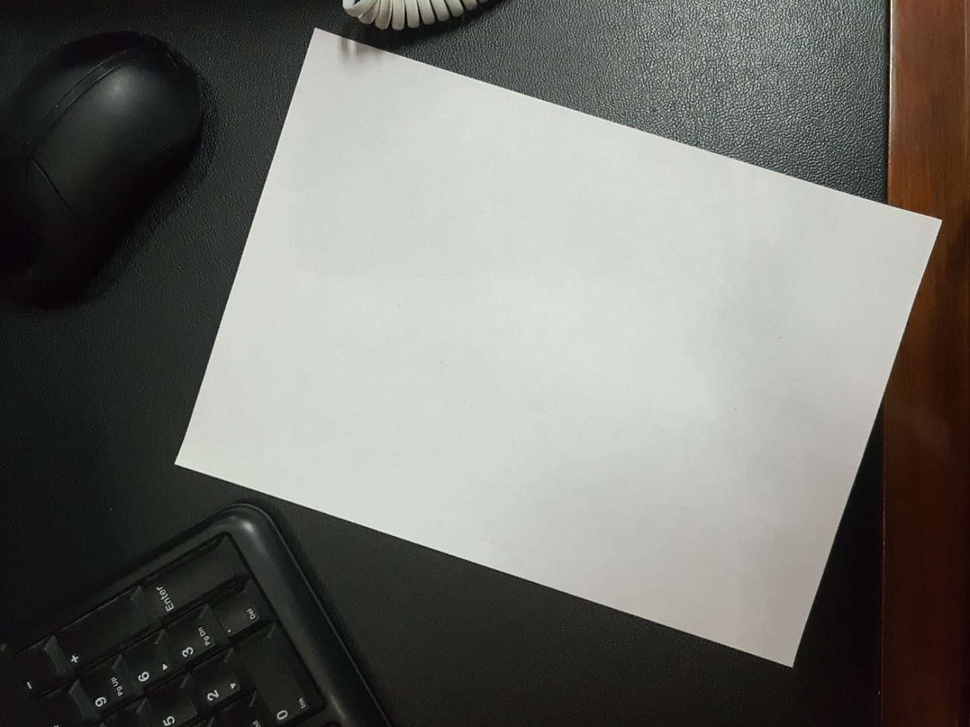
#> input picture PIC/timg_1.jpg, 970 x 727 px, shrunk from 1440 x 1080 before the run, found by its file name
$ python get_rect.py   (older library calls are emulated)
#> lines starting #> are read from the running program, lines starting #| are printed output that depends on the picture; after the words box and inside, x2 and y2 are one past the last pixel; in counts of white or black regions, pixels touching at a corner belong together
### shapedetector.py
import cv2
import numpy as np
import imutils
import math


class ShapeDetector:
    def __init__(self):
        pass

    # [18 lines left out: function otsu, not called in this run]

    def detect(self, img, morphology=4, rectarea=0.3):
        '''检测矩形，按照第三个参数，面积百分比检测，返回3个值，第一个是True/False，第二个值是近似矩形框的mat，第三个值是最小矩形框的mat or None。'''
        h, w = img.shape[:2]  # 图像的高和宽
        blur = cv2.GaussianBlur(img, (7, 7), 0)  # 高斯虚化
        ''' 洪水填充，横向取10个种子点，纵向取10个种子点，进行20次填充 '''
        mask = self._floodmask(blur)  # mask = np.zeros([h + 2, w + 2], np.uint8)  # mask层必须必图片+2)
        for i in range(10):
            cv2.floodFill(blur, mask, (int(w/10) * i + 1, 1), (0, 0, 0), (5, 5, 5), (5, 5, 5), 8)  # 横向间隔
            cv2.floodFill(blur, mask, (int(w / 10) * i + 1, h - 1), (0, 0, 0), (5, 5, 5), (5, 5, 5), 8)  # 横向间隔
            cv2.floodFill(blur, mask, (1, int(h/10) * i + 1), (0, 0, 0), (5, 5, 5), (5, 5, 5), 8)  # 纵向间隔
            cv2.floodFill(blur, mask, (w - 1, int(h / 10) * i + 1), (0, 0, 0), (5, 5, 5), (5, 5, 5), 8)  # 纵向间隔
        gray = cv2.cvtColor(blur, cv2.COLOR_BGR2GRAY)
        kernel = np.ones((3, 3), np.uint8)  # 运算核
        # cross = cv2.getStructuringElement(cv2.MORPH_CROSS, (5, 5))  # 另一种核
        dilation = cv2.morphologyEx(gray, cv2.MORPH_OPEN, kernel, iterations=morphology)  # 开运算，先腐蚀，后膨胀
        thresh = cv2.threshold(dilation, 0, 255, cv2.THRESH_BINARY | cv2.THRESH_OTSU)[1]  # 二值化, 自动大津值
        # thresh = cv2.threshold(dilation, 0, 255, cv2.THRESH_BINARY | cv2.THRESH_OTSU)[1]  # 二值化, 自动大津值
        cv2.imshow('i', thresh)

        # cv2.imshow('li', thresh1)
        cv2.waitKey()
        cnts = cv2.findContours(thresh, cv2.RETR_EXTERNAL, cv2.CHAIN_APPROX_SIMPLE)
        cnts = cnts[0] if imutils.is_cv2() else cnts[1]
        '''找出图像内面积最大的矩形：'''
        cnts = sorted(cnts, key=cv2.contourArea, reverse=True)  # 按照面积由大到小排序
        for c in cnts:
            peri = cv2.arcLength(c, True)  # 计算周长
            approx = cv2.approxPolyDP(c, 0.04 * peri, True)  # 用多边形拟合形状，第二个参数取值一般是1-5%的周长
            if len(approx) == 4:
                area = cv2.contourArea(c, oriented=False)  # 计算非向量面积
                if area > h * w * rectarea:
                    rect = cv2.minAreaRect(c)
                    box = np.int0(cv2.boxPoints(rect))  # 最小矩形的四个脚点坐标
                    if (cv2.contourArea(box, oriented=False)/area) >= 0.9:
                        cv2.drawContours(img, [approx[:, 0]], -1, (255, 0, 0), 2)
                        cv2.imshow('uii', img)
                        cv2.waitKey()
                        return True, approx[:, 0], box
        return False, None, None

    def _floodmask(self, img):
        gray = cv2.cvtColor(img, cv2.COLOR_BGR2GRAY)
        X = cv2.Sobel(gray, cv2.CV_16S, 1, 0)  # X方向上的梯度计算
        Y = cv2.Sobel(gray, cv2.CV_16S, 0, 1)  # Y方向上的梯度计算
        absX = cv2.convertScaleAbs(X)  # 转回uint8
        absY = cv2.convertScaleAbs(Y)
        dst = cv2.addWeighted(absX, 0.5, absY, 0.5, 0)
        canny = cv2.Canny(dst, 50, 150, 3)
        ww, hh = canny.shape
        row = np.zeros(hh, dtype=np.uint8)
        canny = np.row_stack((row, canny, row))
        col = np.zeros(ww + 2, dtype=np.uint8)
        canny = np.column_stack((col, canny, col))
        return canny

    # [23 lines left out: function transform, not called in this run]
    def transform1(self, img, paperP, rectP):  # 给定2个矩形的点，进行图形透视变换，将paperP的四点位置变换到rectP上去。图像矫正
        rP_a, rP_b, _, rP_d = rectP  # 标准矩形的角点
        dic_rec = []  # 记录纸张和标准矩形角角相对
        dis_ab = self.linelength(rP_a, rP_b)  # a-b的长度
        dis_ad = self.linelength(rP_a, rP_d)  # a-d的长度
        for i in range(4):  # 矩形，直接写死4个点
            tmp, ii = max(dis_ab, dis_ad), 0
            for index, value in enumerate(paperP):
                length = self.linelength(rectP[i], value)
                if length < tmp:
                    tmp, ii = length, index
            dic_rec.append(paperP[ii])
        paperP = np.float32(dic_rec)
        if rP_d[0] - rP_a[0] >= rP_a[1] - rP_d[1]:  # 夹角为45角的情形
            final_rect = np.array([[0, dis_ab], [0, 0], [dis_ad, 0], [dis_ad, dis_ab]],
                                  dtype=np.float32)  # final_rect = np.float32(final_rect)
            dis_ab, dis_ad = dis_ad, dis_ab  # 交换长宽数据
        else:
            final_rect = np.array([[dis_ab, dis_ad], [0, dis_ad], [0, 0], [dis_ab, 0]],
                                  dtype=np.float32)  # final_rect = np.float32(final_rect)
        # final_rect = np.array([[dis_ab, dis_ad], [0, dis_ad], [0, 0], [dis_ab, 0]], dtype=np.float32)
        M = cv2.getPerspectiveTransform(paperP, final_rect)  # 生成透视变换矩阵
        dst = cv2.warpPerspective(img, M, (dis_ab, dis_ad))  # 透视变换
        return dst

    def linelength(self, p1, p2):
        return int(math.sqrt((p1[0] - p2[0])**2 + (p1[1] - p2[1])**2))

    # [19 lines left out: function watershed, not called in this run]

### get_rect.py
import cv2
import shapedetector
import numpy as np
import imutils


if __name__ == '__main__':
    sd = shapedetector.ShapeDetector()  # 实例化
    img = cv2.imread('./pic/timg_1.jpg')
#> img is the input picture: shape (727, 970, 3); mean B, G, R 107.3, 112.5, 112.5
    ret, approx, box = sd.detect(img)
#> in _floodmask, `Y = cv2.Sobel(gray, cv2.CV_16S, 0, 1)`:
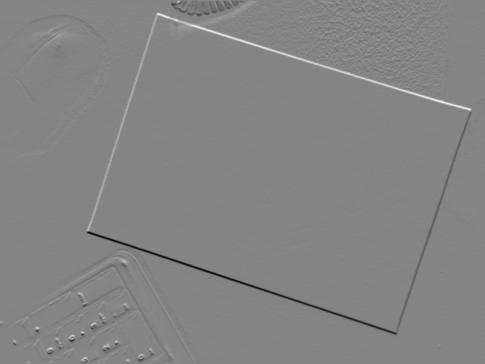
#> Y: shape (727, 970) int16 (shown at 1/2 size); min -337, max 312, mean -0.7; drawn with min black and max white
#> in _floodmask, `absY = cv2.convertScaleAbs(Y)`:
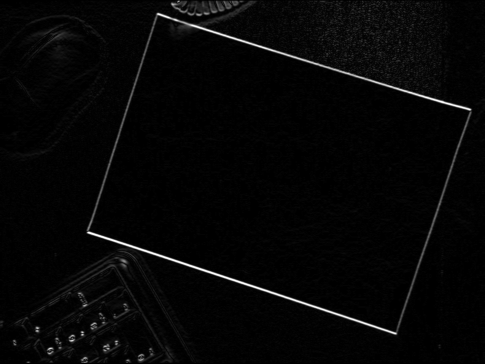
#> absY: shape (727, 970) (shown at 1/2 size); min 0, max 255, mean 6
#> in _floodmask, `canny = cv2.Canny(dst, 50, 150, 3)`:
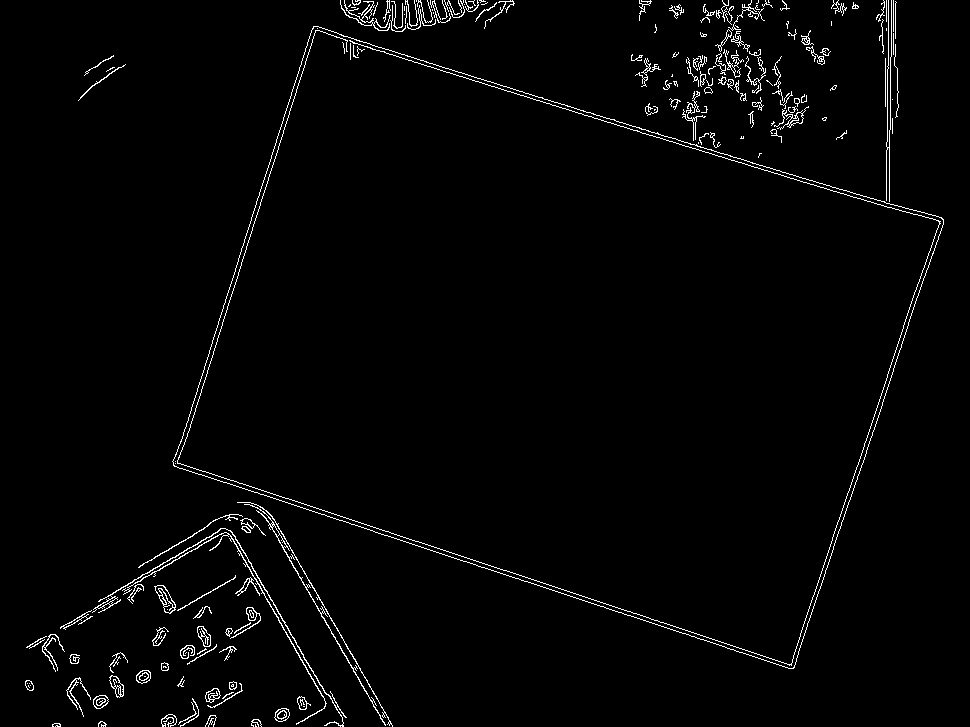
#> canny: shape (727, 970); 2% white in thin lines or dots
#> after the loop in detect, `for i in range(10):`:
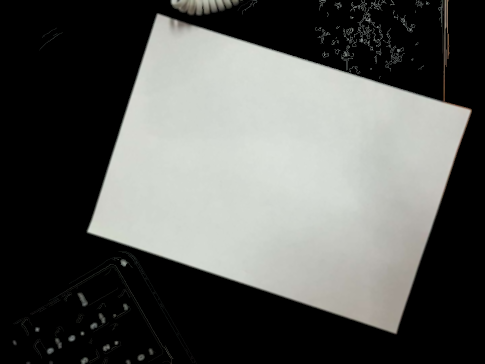
#> blur: shape (727, 970, 3) (shown at 1/2 size); mean B, G, R 87.3, 90.3, 89
#> in detect, `thresh = cv2.threshold(dilation, 0, 255, cv2.THRESH_BINARY | cv2.THRES..`:
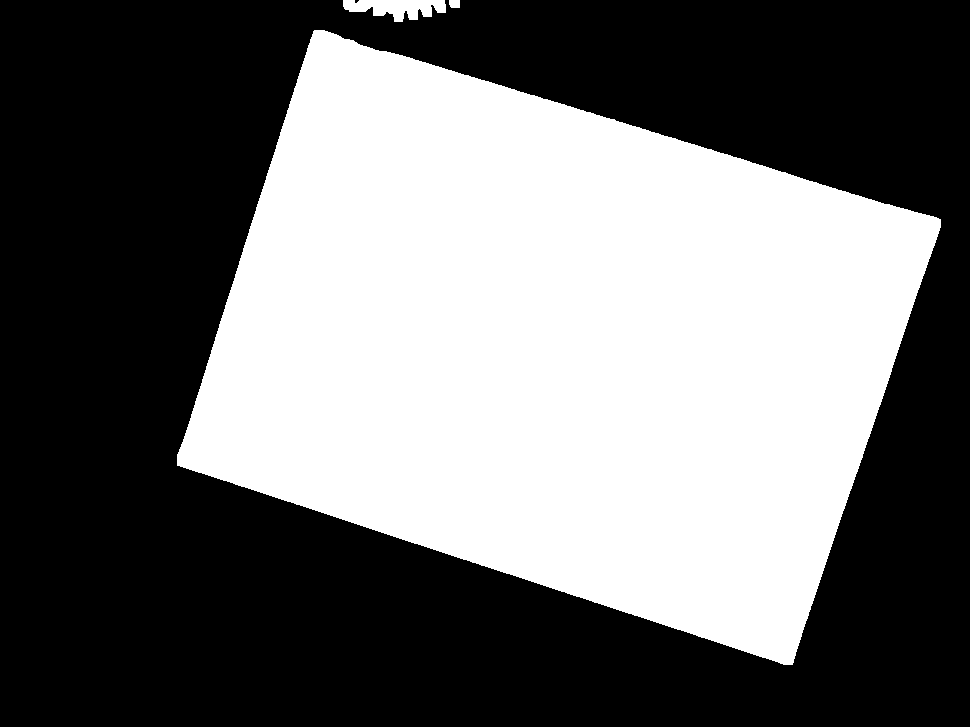
#> thresh: shape (727, 970); 43.2% white; 3 white regions
#> in detect, `cnts = cv2.findContours(thresh, cv2.RETR_EXTERNAL, cv2.CHAIN_APPROX_SI..`: cnts = 3 contours; box (x1, y1, x2, y2) and area: (177, 30, 941, 665) 302272, (343, 0, 446, 22) 1309, (449, 0, 460, 8) 67
#> the loop in detect, `for c in cnts:` made 1 pass
#> (peri, approx, area, rect, box) on pass 1: (2399.8, [[314, 30], [177, 465], [792, 664], [940, 219]], 302271.5, ((556.7, 341.2), (472.4, 657.3), -71.85), [[795, 668], [170, 463], [318, 14], [942, 219]])
#> pass 1, in detect, `cv2.imshow('uii', img)`:
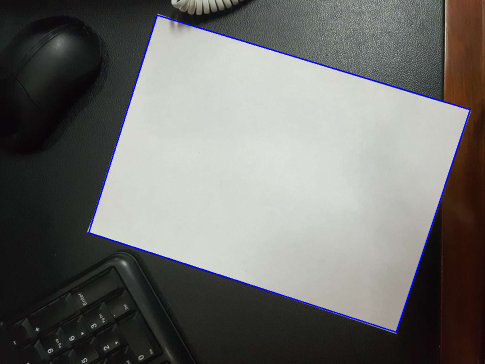
#> window 'uii': shape (727, 970, 3) (shown at 1/2 size); mean B, G, R 108.3, 111.1, 111.2
#> ret = True; approx = [[314, 30], [177, 465], [792, 664], [940, 219]]; box = [[795, 668], [170, 463], [318, 14], [942, 219]]
    if not ret:
        print('没有发现矩形！')
    else:
        dst = sd.transform1(img, approx, box)
#> in transform1, `rP_a, rP_b, _, rP_d = rectP`: rP_a = [795, 668]; rP_b = [170, 463]; rP_d = [942, 219]
#> in transform1, `dis_ab = self.linelength(rP_a, rP_b)`: dis_ab = 657
#> in transform1, `dis_ad = self.linelength(rP_a, rP_d)`: dis_ad = 472
#> after the loop in transform1, `for i in range(4):`: dic_rec = [[792, 664], [177, 465], [314, 30], [940, 219]]
#> in transform1, `final_rect = np.array([[dis_ab, dis_ad], [0, dis_ad], [0, 0], [dis_ab,..`: final_rect = [[657, 472], [0, 472], [0, 0], [657, 0]]
#> in transform1, `M = cv2.getPerspectiveTransform(paperP, final_rect)`: M = [[1, 0.315, -323.6], [-0.3, 0.995, 64.45], [4.91e-05, -1.05e-05, 1]]
#> in transform1, `dst = cv2.warpPerspective(img, M, (dis_ab, dis_ad))`:
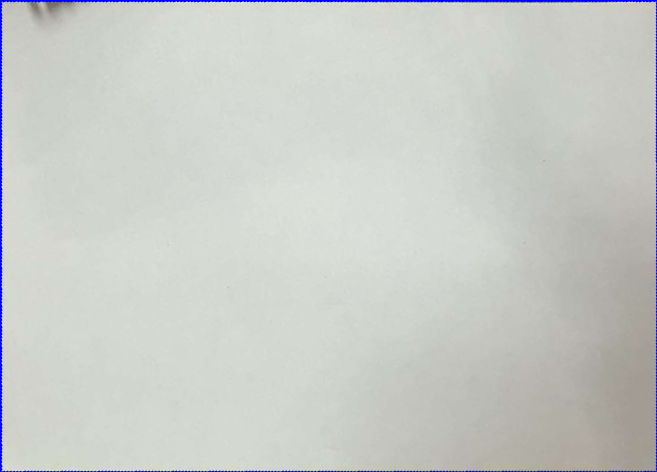
#> dst: shape (472, 657, 3); mean B, G, R 200.6, 204.6, 201.4
        cv2.imshow('dst', dst)
        cv2.waitKey()
        exit(0)
#> (the program exits here)

$ run again, with PIC/timg_10.jpg copied over PIC/timg_1.jpg
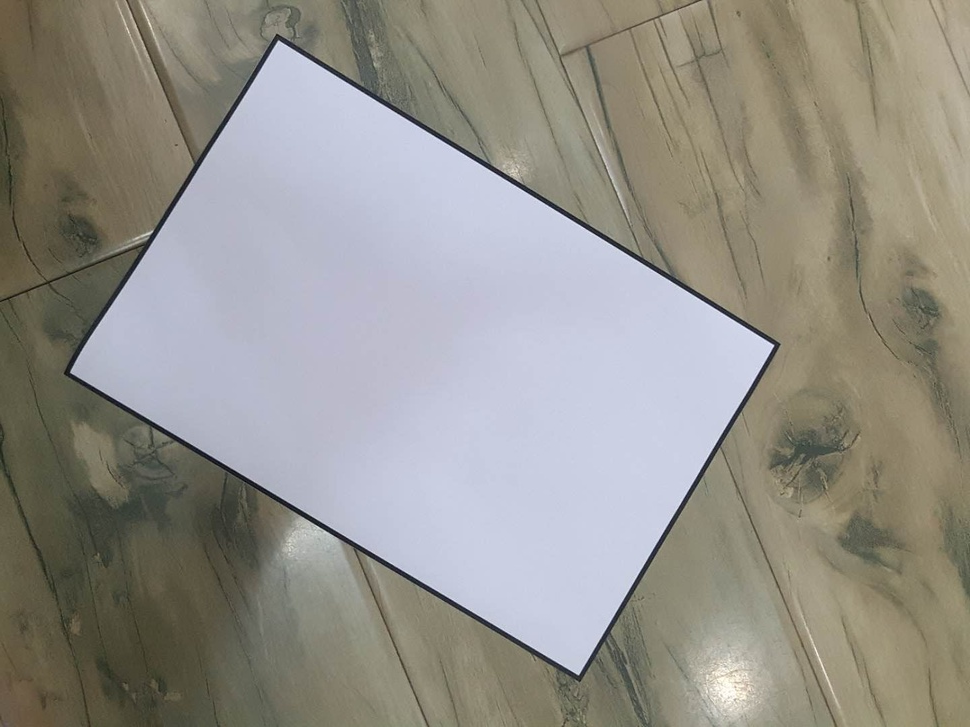
#> input picture PIC/timg_10.jpg, 970 x 727 px, shrunk from 1440 x 1080 before the run, found by its file name
#> img is the input picture: shape (727, 970, 3); mean B, G, R 138.3, 145.6, 148.1
#> in _floodmask, `canny = cv2.Canny(dst, 50, 150, 3)`:
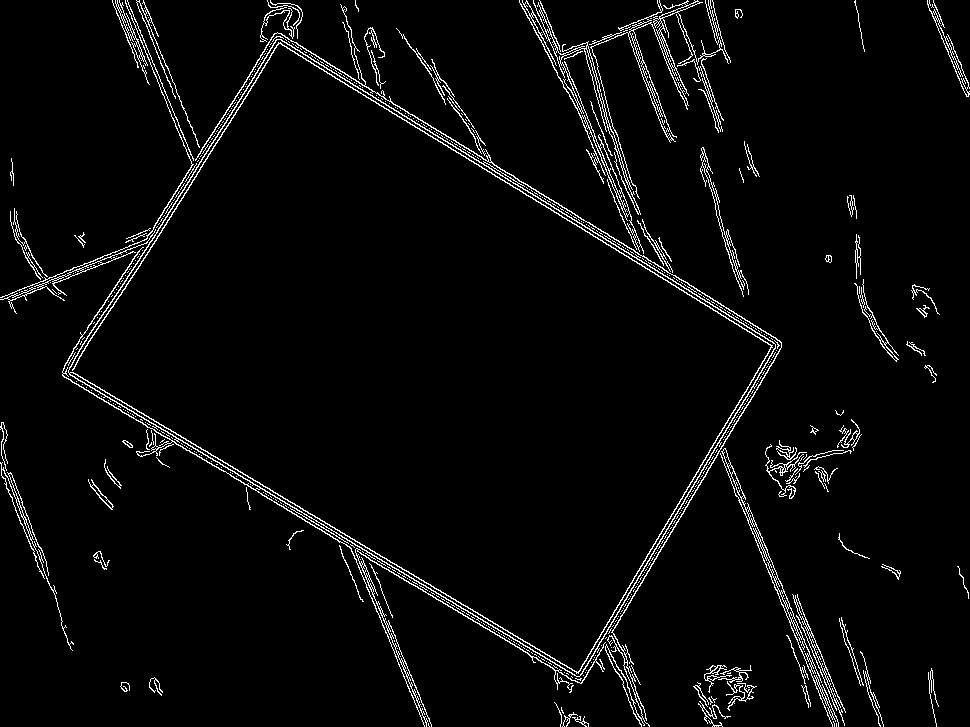
#> canny: shape (727, 970); 3.6% white in thin lines or dots
#> thresh: shape (727, 970); 32.5% white; 1 white region
#> cnts = 1 contour; box (x1, y1, x2, y2) and area: (73, 43, 772, 673) 228214
#> the loop in detect, `for c in cnts:` made 1 pass
#> (peri, approx, area, rect, box) on pass 1: (2073.5, [[275, 43], [73, 374], [580, 672], [771, 343]], 228213.5, ((423.9, 355.8), (392.9, 594.4), -59.04), [[577, 677], [67, 371], [270, 34], [779, 340]])
#> `ret, approx, box = sd.detect(img)`: ret = True; approx = [[275, 43], [73, 374], [580, 672], [771, 343]]; box = [[577, 677], [67, 371], [270, 34], [779, 340]]
#> rP_a = [577, 677]; rP_b = [67, 371]; rP_d = [779, 340]
#> dis_ab = 594
#> dis_ad = 392
#> after the loop in transform1, `for i in range(4):`: dic_rec = [[580, 672], [73, 374], [275, 43], [771, 343]]
#> final_rect = [[594, 392], [0, 392], [0, 0], [594, 0]]
#> M = [[0.848, 0.517, -255.4], [-0.524, 0.867, 106.9], [-4.67e-05, 1.53e-05, 1]]
#> in transform1, `dst = cv2.warpPerspective(img, M, (dis_ab, dis_ad))`:
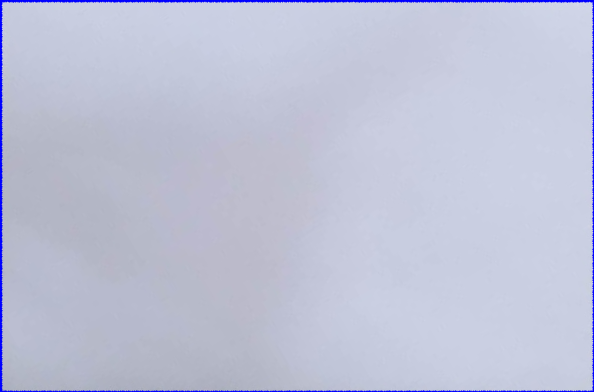
#> dst: shape (392, 594, 3); mean B, G, R 215.7, 194.2, 190.6

$ run again, with PIC/timg_11.jpg copied over PIC/timg_1.jpg
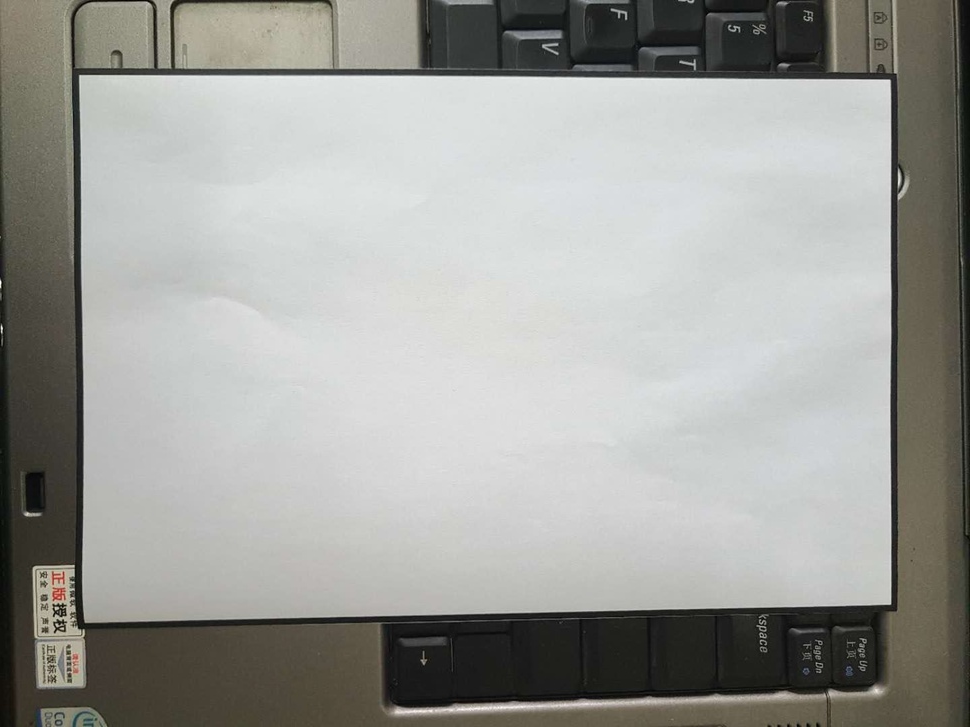
#> input picture PIC/timg_11.jpg, 970 x 727 px, shrunk from 1440 x 1080 before the run, found by its file name
#> img is the input picture: shape (727, 970, 3); mean B, G, R 154, 158.4, 157.9
#> in _floodmask, `canny = cv2.Canny(dst, 50, 150, 3)`:
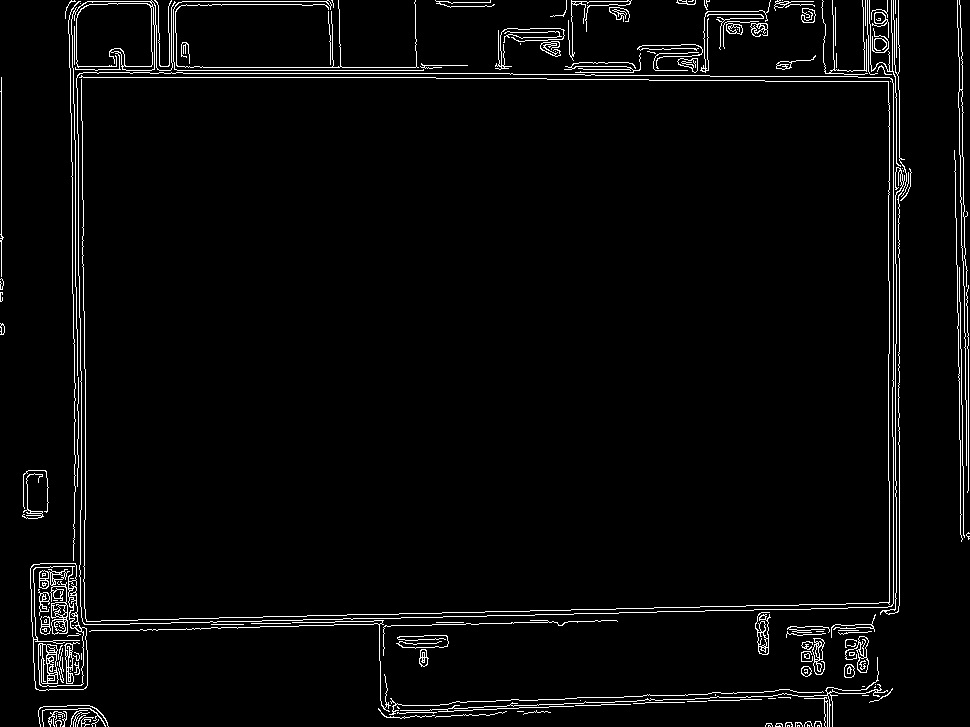
#> canny: shape (727, 970); 3.3% white in thin lines or dots
#> thresh: shape (727, 970); 65.3% white; 5 black regions (3 under 20 px)
#> cnts = 9 contours; largest, box (x1, y1, x2, y2) and area: (79, 74, 892, 623) 434622, (174, 3, 341, 69) 10577, (77, 2, 153, 68) 4656, (32, 565, 85, 688) 4556, (830, 0, 863, 70) 2140
#> the loop in detect, `for c in cnts:` made 1 pass
#> (peri, approx, area, rect, box) on pass 1: (2702, [[79, 75], [85, 621], [891, 602], [889, 79]], 434622.5, ((485, 348), (548, 812), -90), [[891, 622], [79, 622], [79, 74], [891, 74]])
#> `ret, approx, box = sd.detect(img)`: ret = True; approx = [[79, 75], [85, 621], [891, 602], [889, 79]]; box = [[891, 622], [79, 622], [79, 74], [891, 74]]
#> rP_a = [891, 622]; rP_b = [79, 622]; rP_d = [891, 74]
#> dis_ab = 812
#> dis_ad = 548
#> after the loop in transform1, `for i in range(4):`: dic_rec = [[891, 602], [85, 621], [79, 75], [889, 79]]
#> final_rect = [[812, 548], [0, 548], [0, 0], [812, 0]]
#> M = [[0.956, -0.0105, -74.7], [-0.00491, 0.994, -74.17], [-5.19e-05, -8.23e-06, 1]]
#> in transform1, `dst = cv2.warpPerspective(img, M, (dis_ab, dis_ad))`:
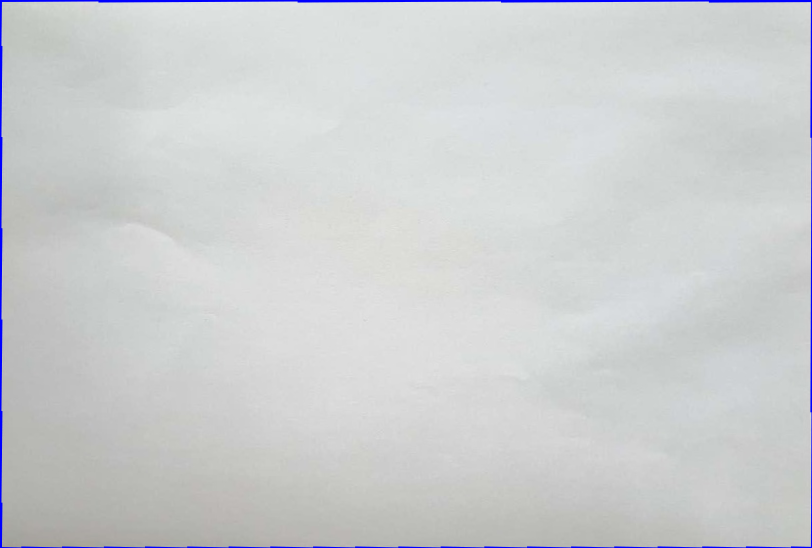
#> dst: shape (548, 812, 3); mean B, G, R 208.4, 207.2, 204.9
